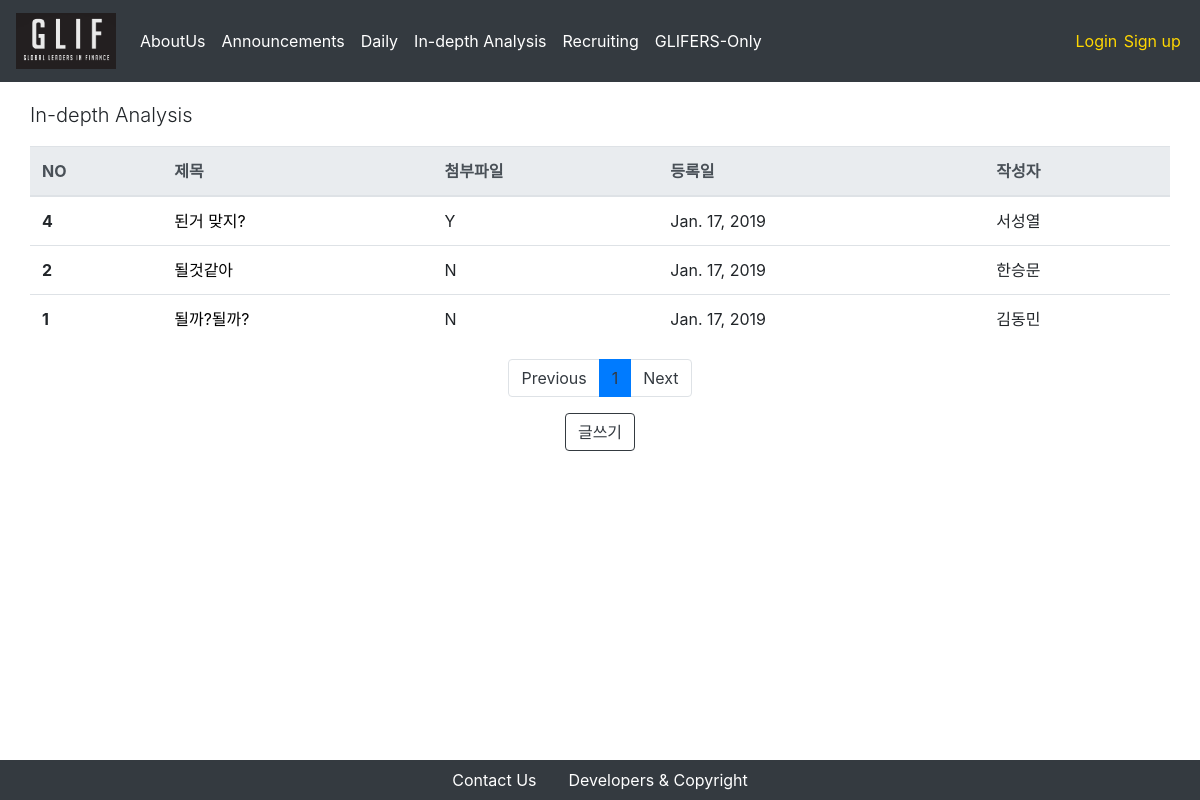
/indepthanalysis/, run on the app's committed database.
### indepthanalysis/models.py (models this page shows, shortened)
class Post(models.Model):
    title = models.CharField(max_length = 250)
    attached_file = models.FileField(upload_to = 'indepth_attached_files/%Y/%m/%d/', blank = True, null = True)
    written_date = models.DateField(auto_now = True)
    writer = models.ForeignKey(CustomUser, on_delete = models.CASCADE, related_name = "indepth_writer")
    content = models.TextField(max_length= 5000)

### users/models.py (models this page shows)
class CustomUser(AbstractUser):
    name_en = models.CharField(max_length = 250)
    name_kr = models.CharField(max_length = 250)
    birthdate = models.DateField(default = "2000-01-01")
    phonenumber = models.CharField(max_length = 250)
    self_intro = models.TextField(max_length = 1000)
    workplace = models.CharField(max_length = 250, default = '')
    profile_img = models.FileField(upload_to = 'profiles/%Y/%m/%d/')
    glif_OB = 'OB'
    glif_1st = '1기'
    glif_2nd = '2기'
    glif_3rd = '3기'
    glif_4th = '4기'
    nth_CHOICES = (
        (glif_OB, 'OB'),
        (glif_1st, '1기'),
        (glif_2nd, '2기'),
        (glif_3rd, '3기'),
        (glif_4th, '4기'),
    )
    year_in_school = models.CharField(
        max_length=2,
        choices=nth_CHOICES,
        default=glif_4th,
    )
    def __str__(self):
        return self.name_kr

### indepthanalysis/views.py (the view)
# urls.py: path('', PostListView.as_view(), name='announcement-index'),
class PostListView(ListView):
    model = Post
    template_name = 'indepth/index.html'
    context_object_name = "posts"
    paginate_by = 5
    block_size = 5 # 하단의 페이지 목록 수
    def get_queryset(self):
        order_by_recent_time = Post.objects.all().order_by("-pk")
        return order_by_recent_time
    def get_context_data(self, **kwargs):
        context = super(PostListView, self).get_context_data(**kwargs)
        block_size = 5 # 하단의 페이지 목록 수
        start_index = int((context['page_obj'].number - 1) / self.block_size) * self.block_size
        end_index = min(start_index + self.block_size, len(context['paginator'].page_range))
        context['page_range'] = context['paginator'].page_range[start_index:end_index]
        return context

### indepthanalysis/templates/indepth/index.html
{% extends 'setups/base.html' %}
{% block body %}
<div class = "container">
    <div class = "row">
        <p class = "lead">In-depth Analysis</p>
        <table class="table">
            <thead class="thead-light">
                <tr>
                    <th scope="col">NO</th>
                    <th scope="col">제목</th>
                    <th scope="col">첨부파일</th>
                    <th scope="col">등록일</th>
                    <th scope="col">작성자</th>
                </tr>
            </thead>
            <tbody>
                {% for post in posts %}
                    <tr>
                        <th scope="row">{{ post.id }}</th>
                        <td>
                            <a href="/indepthanalysis/{{post.pk}}" style = "color:black"> {{ post.title }} </a>
                        </td>
                        {% if post.attached_file != '' %}
                            <td>Y</td>
                        {% else %}
                            <td>N</td>
                        {% endif %}
                        <td>{{ post.written_date }}</td>
                        <td>{{ post.writer }}</td>
                    </tr>
                {% endfor %}
            </tbody>
        </table>
    </div>
    <nav aria-label="Page navigation">
        <ul class="pagination justify-content-center">
            {% if page_obj.has_previous %}
            <li class = "page-item">
                <a class = "page-link" href="?page={{ page_obj.previous_page_number }}" aria-label="Previous">
                Previous
                </a>
            </li>
            {% else %}
            <li class="page-item"><a class="page-link" href="#" tabindex="-1" aria-disabled="true">Previous</a></li>
            {% endif %}
            {% for i in page_range %}
            {% if page_obj.number == i %}
                <li class = "active page-item"><a class="page-link" href="#">{{i}}</a></li>
            {% else %}
                <li class = "page-item"><a class = "page-link" href="?page={{ i }}">{{ i }}</a></li>
            {% endif %}
            {% endfor %}
            {% if page_obj.has_next %}
            <li class = "page-item">
                <a class = "page-link" href="?page={{ page_obj.next_page_number }}" aria-label="Next">
                    Next
                </a>
            </li>
            {% else %}
            <li class="page-item">
                <a class="page-link" href="#">Next</a>
            </li>
            {% endif %}
        </ul>
    </nav>
    <div class = "row align-items-center justify-content-center">
        <button type="button" class="btn btn-outline-dark" onclick="location.href = '/indepthanalysis/new'">글쓰기</button>
    </div>
</div>
{% endblock %}

### setups/static/setups/css/index.css (style rules this page uses)
.container { margin-top: 100px; margin-bottom: 100px; }
.btn { margin-left: 0.1em; margin-right: 0.1em; }
a.page-link { color: #343a40!important; }
.page-item.active { background-color: gold; }

### setups/static/setups/css/navbar.css (style rules this page uses)
a { color: white; }

### data on the page
Post: id "4", title "된거 맞지?", shows "Y", written_date "Jan. 17, 2019", writer "서성열"
Post: id "2", title "될것같아", attached_file "N", written_date "Jan. 17, 2019", writer "한승문"
Post: id "1", title "될까?될까?", attached_file "N", written_date "Jan. 17, 2019", writer "김동민"

### other printed values
{{ i }} "1"
